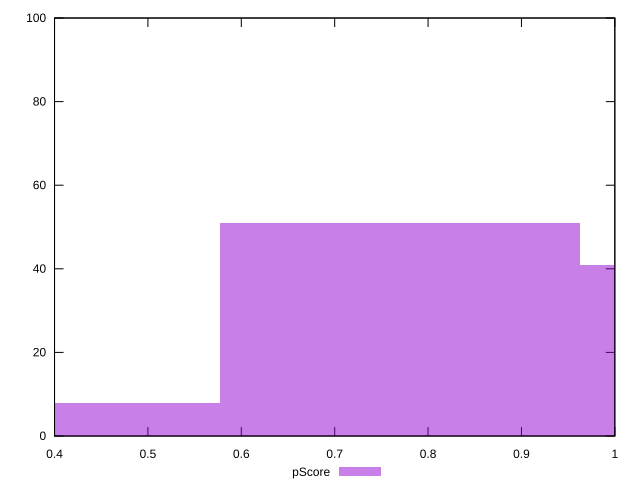

This figure's gnuplot source:
reset

$pScore <<EOF
0.770020229808809 51
0.3850101149044045 8
1.1550303447132135 41
EOF

set key outside below
set boxwidth 0.3850101149044045
set xrange [0.4:1]
set yrange [0:100]
set trange [0:100]
set style fill transparent solid 0.5 noborder
set terminal svg size 640, 490 enhanced background rgb 'white'
set output "report_00015_2021-02-09T16-11-33.973Z/uses-http2/samples/pages/pScore/histogram.svg"

plot $pScore title "pScore" with boxes

reset
